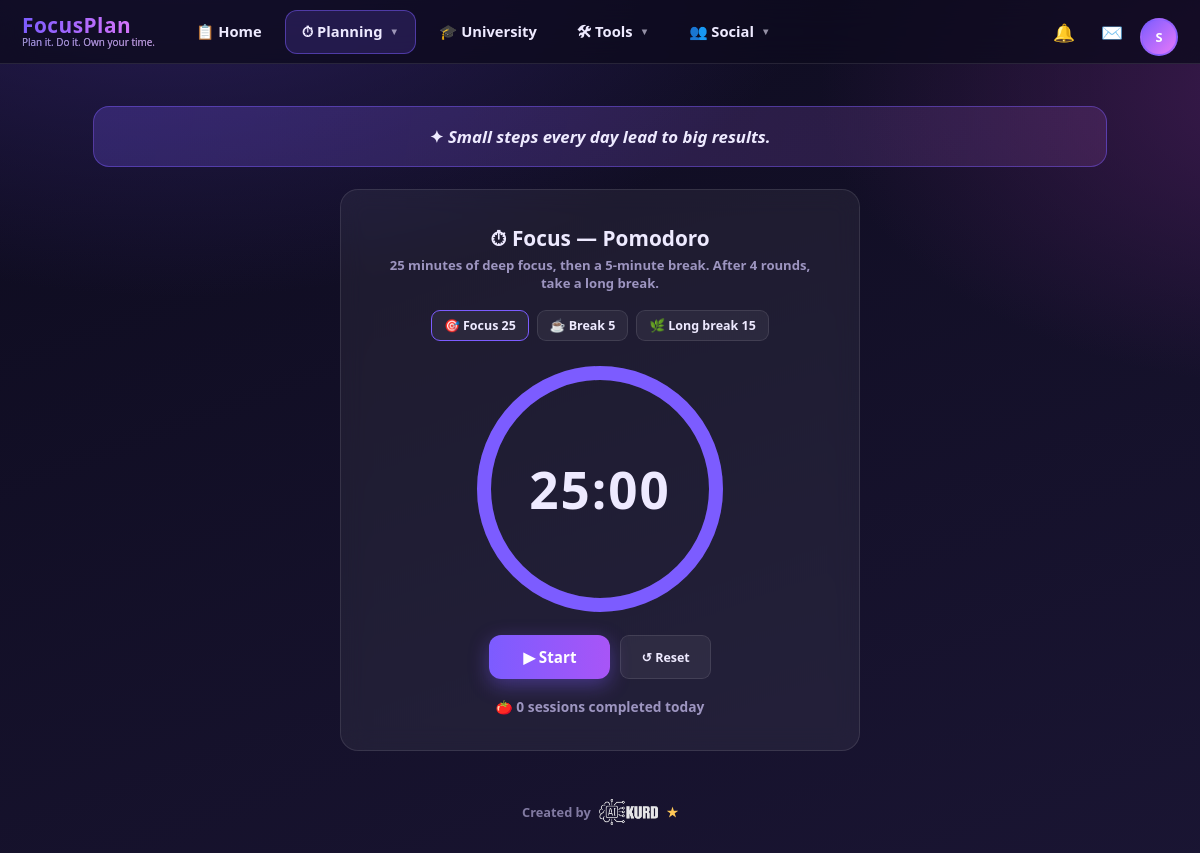
The app's page /focus (signed in) with its own data.
### tables this page shows
CREATE TABLE settings (
        key   TEXT PRIMARY KEY,
        value TEXT
    );

CREATE TABLE users (
        id            INTEGER PRIMARY KEY AUTOINCREMENT,
        username      TEXT UNIQUE NOT NULL COLLATE NOCASE,
        password_hash TEXT NOT NULL,
        is_admin      INTEGER NOT NULL DEFAULT 0,
        created_at    TEXT NOT NULL,
        last_login    TEXT
    , theme TEXT DEFAULT 'dark', accent TEXT, full_name TEXT DEFAULT '', email TEXT DEFAULT '', bio TEXT DEFAULT '');

CREATE TABLE quotes (
        id      INTEGER PRIMARY KEY AUTOINCREMENT,
        text_en TEXT NOT NULL,
        text_ar TEXT DEFAULT '',
        text_ku TEXT DEFAULT ''
    );

### app.py (the view)
@app.route("/focus")
@login_required
def focus():
    return render_template("focus.html", user=current_user(), quote=random_quote())

### app.py (called while the page is built)
def avatar_url(user_id):
    folder = os.path.join(BASE_DIR, "static", "avatars")
    for ext in AVATAR_EXTS:
        p = os.path.join(folder, f"{user_id}.{ext}")
        if os.path.exists(p):
            return url_for("static", filename=f"avatars/{user_id}.{ext}",
                           v=int(os.path.getmtime(p)))
    return None

def get_db():
    if "db" not in g:
        g.db = sqlite3.connect(DB_PATH)
        g.db.row_factory = sqlite3.Row
        g.db.execute("PRAGMA foreign_keys = ON")
    return g.db

def tr(key):
    lang = session.get("lang", "en")
    return T.get(lang, T["en"]).get(key, T["en"].get(key, key))

def get_settings():
    rows = get_db().execute("SELECT key, value FROM settings").fetchall()
    return {r["key"]: r["value"] for r in rows}

def current_user():
    uid = session.get("user_id")
    if uid is None:
        return None
    return get_db().execute("SELECT * FROM users WHERE id = ?", (uid,)).fetchone()

def login_required(f):
    @wraps(f)
    def wrapper(*args, **kwargs):
        if session.get("user_id") is None:
            return redirect(url_for("login"))
        if current_user() is None:
            session.clear()
            return redirect(url_for("login"))
        return f(*args, **kwargs)
    return wrapper

def random_quote():
    lang = session.get("lang", "en")
    row = get_db().execute("SELECT * FROM quotes ORDER BY RANDOM() LIMIT 1").fetchone()
    if row is None:
        return ""
    return row[f"text_{lang}"] or row["text_en"]

### templates/focus.html (shortened to what this page needs)
{% extends "base.html" %}
{% block content %}
  <div class="quote">{{ quote }}</div>
  <div class="card" style="max-width:520px; margin:0 auto; text-align:center; padding:34px">
    <h2 style="font-size:1.3rem">⏱ {{ t('focus') }} — Pomodoro</h2>
    <div class="hint" style="margin-top:4px">{{ t('pomodoro_hint') }}</div>
    <div style="display:flex; gap:8px; justify-content:center; margin:18px 0">
      <button class="small mode-btn" data-min="25" id="mode25">🎯 {{ t('focus_time') }} 25</button>
      <button class="small mode-btn" data-min="5" id="mode5">☕ {{ t('break_time') }} 5</button>
      <button class="small mode-btn" data-min="15" id="mode15">🌿 {{ t('long_break') }} 15</button>
    </div>
    <div style="position:relative; width:260px; height:260px; margin:10px auto">
      <div id="clock" style="position:absolute; inset:0; display:flex; align-items:center;
           justify-content:center; font-size:3.2rem; font-weight:800; letter-spacing:2px;
           font-variant-numeric:tabular-nums" dir="ltr">25:00</div>
    </div>
    <div style="display:flex; gap:10px; justify-content:center; margin-top:16px">
      <button class="primary" id="startBtn" style="width:auto; padding:12px 34px">▶ {{ t('start') }}</button>
      <button class="small" id="resetBtn" style="padding:12px 20px">↺ {{ t('reset') }}</button>
    </div>
    <div style="margin-top:18px; color:var(--muted); font-size:.86rem">
      🍅 <span id="count">0</span> {{ t('sessions_done') }}
    </div>
  </div>
{% endblock %}

### templates/base.html (shortened to what this page needs)
<!DOCTYPE html>
<html lang="{{ lang }}" dir="{{ 'rtl' if is_rtl else 'ltr' }}">
<head>
</head>
<body class="{{ theme }}">
<header class="topbar">
  <a class="brand" href="{{ url_for('index') }}">{{ settings.site_name }}<small>{{ tagline }}</small></a>
  {% if cu %}
  {% set soc = request.endpoint in ('friends','groups','group_page','messages','dm_thread','leaderboard','user_profile') %}
  {% set pln = request.endpoint in ('focus','habits','notes') %}
  <nav class="main-menu">
    <a class="tab {{ 'active' if request.endpoint == 'dashboard' }}" href="{{ url_for('dashboard') }}">📋 {{ t('home') }}</a>
    <details class="dd">
      <summary class="tab {{ 'active' if pln }}">⏱ {{ t('planning') }} <span class="caret">▼</span></summary>
    </details>
    <a class="tab {{ 'active' if request.endpoint == 'university' }}" href="{{ url_for('university') }}">🎓 {{ t('university') }}</a>
    <details class="dd">
      <summary class="tab {{ 'active' if request.endpoint and request.endpoint.startswith('tool_') }}">🛠 {{ t('tools') }} <span class="caret">▼</span></summary>
    </details>
    <details class="dd">
      <summary class="tab {{ 'active' if soc }}" style="position:relative">👥 {{ t('social') }} <span class="caret">▼</span>
      </summary>
    </details>
  </nav>
  <div class="top-actions">
    <a class="icon-btn {{ 'active' if request.endpoint == 'notifications' }}"
       href="{{ url_for('notifications') }}" title="{{ t('notifications') }}">🔔
      {% if unread_notifs %}<span class="dot-count">{{ unread_notifs }}</span>{% endif %}</a>
    <a class="icon-btn {{ 'active' if request.endpoint in ('messages','dm_thread') }}"
       href="{{ url_for('messages') }}" title="{{ t('messages_t') }}">✉️
      {% if unread_dms %}<span class="dot-count">{{ unread_dms }}</span>{% endif %}</a>
    <details class="dd">
      <summary style="cursor:pointer; display:inline-flex" title="{{ t('account') }}">
        {% set purl = av(cu.id) %}
        {% if purl %}
          <img src="{{ purl }}" alt="" class="avi" style="width:38px; height:38px">
        {% else %}
          <span class="avi avi-letter" style="width:38px; height:38px">{{ cu.username[0]|upper }}</span>
        {% endif %}
      </summary>
    </details>
  </div>
  {% endif %}
</header>
<div class="container">
  {% block content %}{% endblock %}
  <footer style="margin-top:48px; text-align:center; font-size:.8rem; color:var(--muted);
          display:flex; align-items:center; justify-content:center; gap:8px">
    <span style="opacity:.8">Created by</span>
    {% if site_logo %}
      <img src="{{ site_logo }}" alt="AI Kurd" class="site-logo"
           style="height:26px; width:auto; vertical-align:middle">
    {% else %}
      <span style="font-weight:800; background:linear-gradient(90deg, var(--accent), #e879f9);
                   -webkit-background-clip:text; background-clip:text; color:transparent">
        AI Kurd</span>
    {% endif %}
    <span style="color:#ffc857">★</span>
  </footer>
</div>
</body>
</html>

### records on screen
settings: value "Plan it. Do it. Own your time."
users: username "S"
quotes: text_en "Small steps every day lead to big results."

### other values on screen
{{ t('home') }} "Home"
{{ t('planning') }} "Planning"
{{ t('university') }} "University"
{{ t('tools') }} "Tools"
{{ t('social') }} "Social"
{{ t('focus') }} "Focus"
{{ t('pomodoro_hint') }} "25 minutes of deep focus, then a 5-minute break. After 4 rounds, take a long break."
{{ t('focus_time') }} "Focus"
{{ t('break_time') }} "Break"
{{ t('long_break') }} "Long break"
{{ t('start') }} "Start"
{{ t('reset') }} "Reset"
{{ t('sessions_done') }} "sessions completed today"
